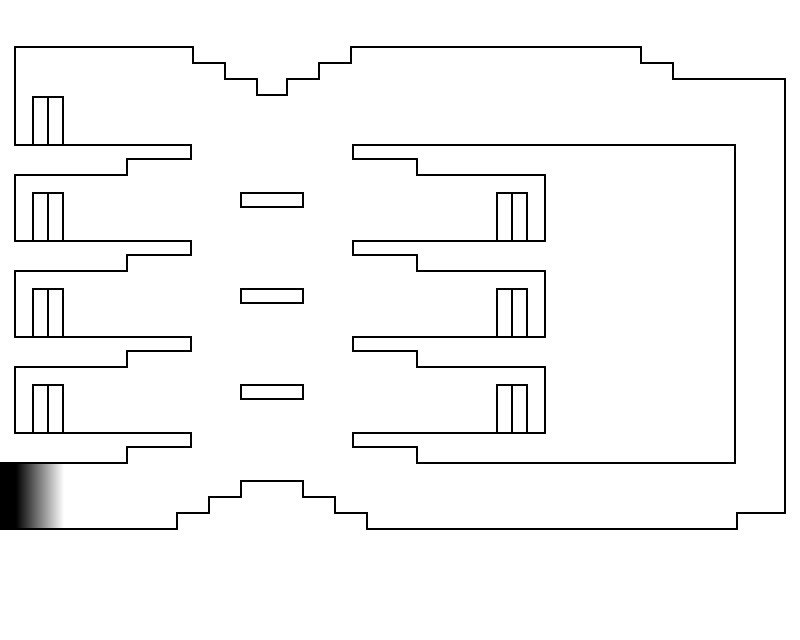

The image is a tile-based game level rendered from a .tmx file. Its description and source (layers, tilesets, objects; grid data summarised) follow:
An orthogonal 50x40 tile map with 16x16 px tiles, 2 tile layers (sublayer, mainlayer) and 27 objects (9x Image, 8x Checkpoint, 8x Trigger, Player).

<map version="1.0" orientation="orthogonal" width="50" height="40" tilewidth="16" tileheight="16" backgroundcolor="#ffffff">
 <properties>
  <property name="physicsGravityY" value="-9.81" />
  <property name="physicsSimulationSpeed" value="1.0" />
  <property name="restrictScrollingToMapBoundary" value="YES" />
 </properties>
 <tileset firstgid="1" name="Tileset_Geometry_16x16_256" tilewidth="16" tileheight="16" spacing="1" margin="1">
  <image source="Tileset_Geometry_16x16_256.png" width="256" height="256" />
 </tileset>
 <layer name="sublayer" width="50" height="40">
  <data>[2000 cells, 58 non-empty, 10 distinct tile ids]</data>
 </layer>
 <layer name="mainlayer" width="50" height="40">
  <properties>
   <property name="_mainTileLayer" value="YES" />
  </properties>
  <data>[2000 cells, 392 non-empty, 17 distinct tile ids]</data>
 </layer>
 <objectgroup color="#00ff00" name="game objects" width="50" height="40">
  <object name="player" type="Player" x="448" y="96" width="16" height="32" />
  <object name="mainMenu" type="Image" x="64" y="480" width="80" height="32">
   <properties>
    <property name="imageName" value="dummy_lobby.png" />
   </properties>
  </object>
  <object name="spawnEntry" type="Checkpoint" x="48" y="496" width="16" height="32" />
  <object name="ExitToMainMenu" type="Trigger" x="0" y="464" width="16" height="64">
   <properties>
    <property name="info.checkpoint" value="spawnEntryMainMenu" />
    <property name="info.tmxFile" value="DemoMainMenu.tmx" />
    <property name="notification" value="LoadMap" />
   </properties>
  </object>
  <object name="stage001" type="Image" x="32" y="368" width="32" height="16">
   <properties>
    <property name="imageName" value="dummy_stage001.png" />
   </properties>
  </object>
  <object name="ExitToStage001" type="Trigger" x="32" y="384" width="16" height="48">
   <properties>
    <property name="info.checkpoint" value="spawnEntry" />
    <property name="info.tmxFile" value="DemoStage001.tmx" />
    <property name="notification" value="LoadMap" />
   </properties>
  </object>
  <object name="spawnStage001" type="Checkpoint" x="64" y="400" width="16" height="32" />
  <object name="stage002" type="Image" x="496" y="368" width="32" height="16">
   <properties>
    <property name="imageName" value="dummy_stage002.png" />
   </properties>
  </object>
  <object name="stage003" type="Image" x="32" y="272" width="32" height="16">
   <properties>
    <property name="imageName" value="dummy_stage003.png" />
   </properties>
  </object>
  <object name="stage005" type="Image" x="32" y="176" width="32" height="16">
   <properties>
    <property name="imageName" value="dummy_stage005.png" />
   </properties>
  </object>
  <object name="stage004" type="Image" x="496" y="272" width="32" height="16">
   <properties>
    <property name="imageName" value="dummy_stage004.png" />
   </properties>
  </object>
  <object name="stage006" type="Image" x="496" y="176" width="32" height="16">
   <properties>
    <property name="imageName" value="dummy_stage006.png" />
   </properties>
  </object>
  <object name="stage007" type="Image" x="32" y="80" width="32" height="16">
   <properties>
    <property name="imageName" value="dummy_stage007.png" />
   </properties>
  </object>
  <object name="spawnStage002" type="Checkpoint" x="480" y="400" width="16" height="32" />
  <object name="spawnStage003" type="Checkpoint" x="64" y="304" width="16" height="32" />
  <object name="spawnStage004" type="Checkpoint" x="480" y="304" width="16" height="32" />
  <object name="spawnStage005" type="Checkpoint" x="64" y="208" width="16" height="32" />
  <object name="spawnStage006" type="Checkpoint" x="480" y="208" width="16" height="32" />
  <object name="spawnStage007" type="Checkpoint" x="64" y="112" width="16" height="32" />
  <object name="ExitToStage002" type="Trigger" x="512" y="384" width="16" height="48">
   <properties>
    <property name="info.checkpoint" value="spawnEntry" />
    <property name="info.tmxFile" value="DemoStage002.tmx" />
    <property name="notification" value="LoadMap" />
   </properties>
  </object>
  <object name="ExitToStage003" type="Trigger" x="32" y="288" width="16" height="48">
   <properties>
    <property name="info.checkpoint" value="spawnEntry" />
    <property name="info.tmxFile" value="DemoStage003.tmx" />
    <property name="notification" value="LoadMap" />
   </properties>
  </object>
  <object name="ExitToStage004" type="Trigger" x="512" y="288" width="16" height="48">
   <properties>
    <property name="info.checkpoint" value="spawnEntry" />
    <property name="info.tmxFile" value="DemoStage004.tmx" />
    <property name="notification" value="LoadMap" />
   </properties>
  </object>
  <object name="ExitToStage005" type="Trigger" x="32" y="192" width="16" height="48">
   <properties>
    <property name="info.checkpoint" value="spawnEntry" />
    <property name="info.tmxFile" value="DemoStage005.tmx" />
    <property name="notification" value="LoadMap" />
   </properties>
  </object>
  <object name="ExitToStage006" type="Trigger" x="512" y="192" width="16" height="48">
   <properties>
    <property name="info.checkpoint" value="spawnEntry" />
    <property name="info.tmxFile" value="DemoStage006.tmx" />
    <property name="notification" value="LoadMap" />
   </properties>
  </object>
  <object name="ExitToStage007" type="Trigger" x="32" y="96" width="16" height="48">
   <properties>
    <property name="info.checkpoint" value="spawnEntry" />
    <property name="info.tmxFile" value="DemoStage007.tmx" />
    <property name="notification" value="LoadMap" />
   </properties>
  </object>
  <object name="basement" type="Image" x="656" y="96" width="112" height="32">
   <properties>
    <property name="imageName" value="dummy_basement.png" />
   </properties>
  </object>
 </objectgroup>
 <objectgroup color="#ffff00" name="screensizes" width="50" height="40" visible="0">
  <object x="0" y="320" width="576" height="320" />
 </objectgroup>
</map>
